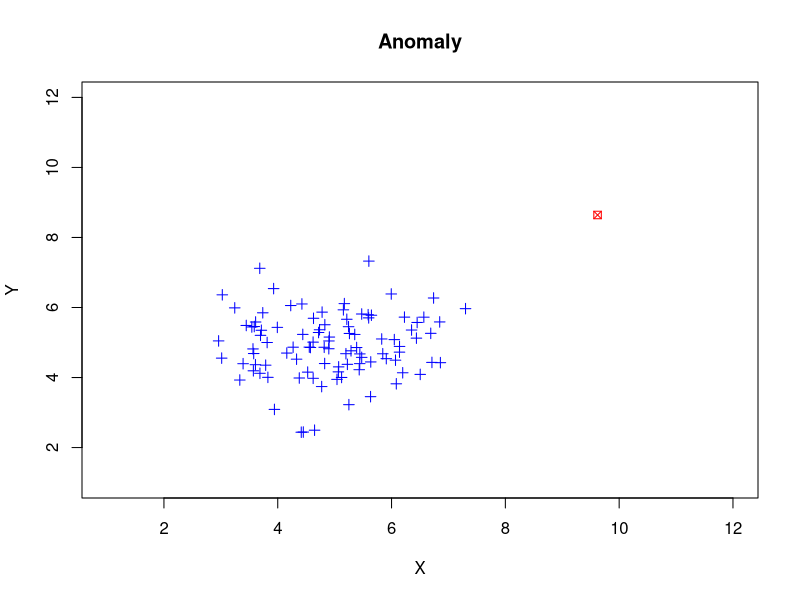

Source code (R):
## ---- chunk 1
x <- rnorm(100,mean=5,sd=1)
x[1] <- x[1]+5
y <- rnorm(100,mean=5,sd=1)
y[1] <- y[1]+5
plot(x[2:100],y[2:100],col="blue",main="Anomaly",xlab="X",ylab="Y",
     xlim = c(1,12),ylim=c(1,12),pch=3)
points(x=x[1],y=y[1],col="red",pch=7)

## ---- chunk 2
2+2
